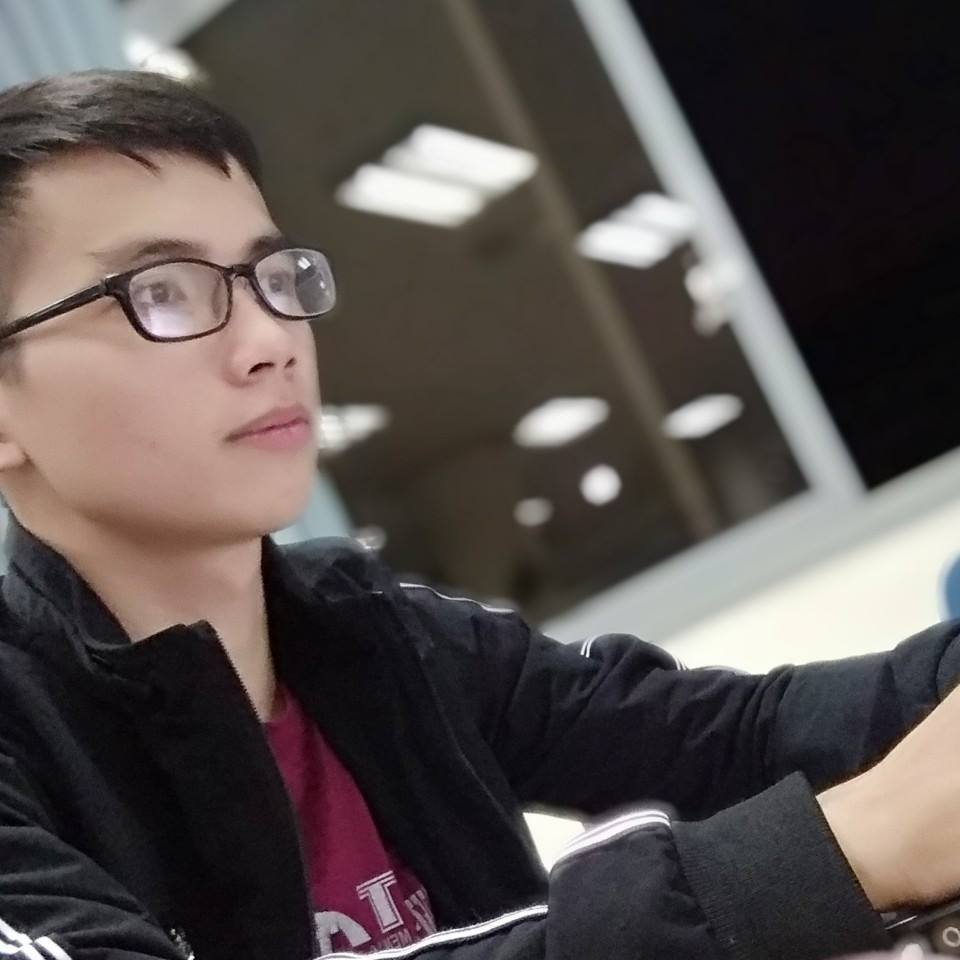
#> input picture Chapter15 - OpenCV/anh2.jpg, 960 x 960 px, given in place of the camera
$ jupyter execute 'Xử lý ảnh trong OpenCV.ipynb'   (text cells are left out)
#> lines starting #> are read from the running program, lines starting #| are printed output that depends on the picture; after the words box and inside, x2 and y2 are one past the last pixel; in counts of white or black regions, pixels touching at a corner belong together
[cell 1]
import cv2 as cv
flags = [i for i in dir(cv) if i.startswith('COLOR_')]
print(flags)

[cell 2]
import cv2 as cv
import numpy as np
cap = cv.VideoCapture(0)
while(1):
    # Take each frame
    _, frame = cap.read()
#> frame is the input picture: shape (960, 960, 3); mean B, G, R 77, 79.4, 87.4
    # Convert BGR to HSV
    hsv = cv.cvtColor(frame, cv.COLOR_BGR2HSV)
#> hsv: shape (960, 960, 3); mean H, S, V 71.7, 53.8, 89.7
    # define range of blue color in HSV
    lower_blue = np.array([110,50,50])
    upper_blue = np.array([130,255,255])
    # Threshold the HSV image to get only blue colors
    mask = cv.inRange(hsv, lower_blue, upper_blue)
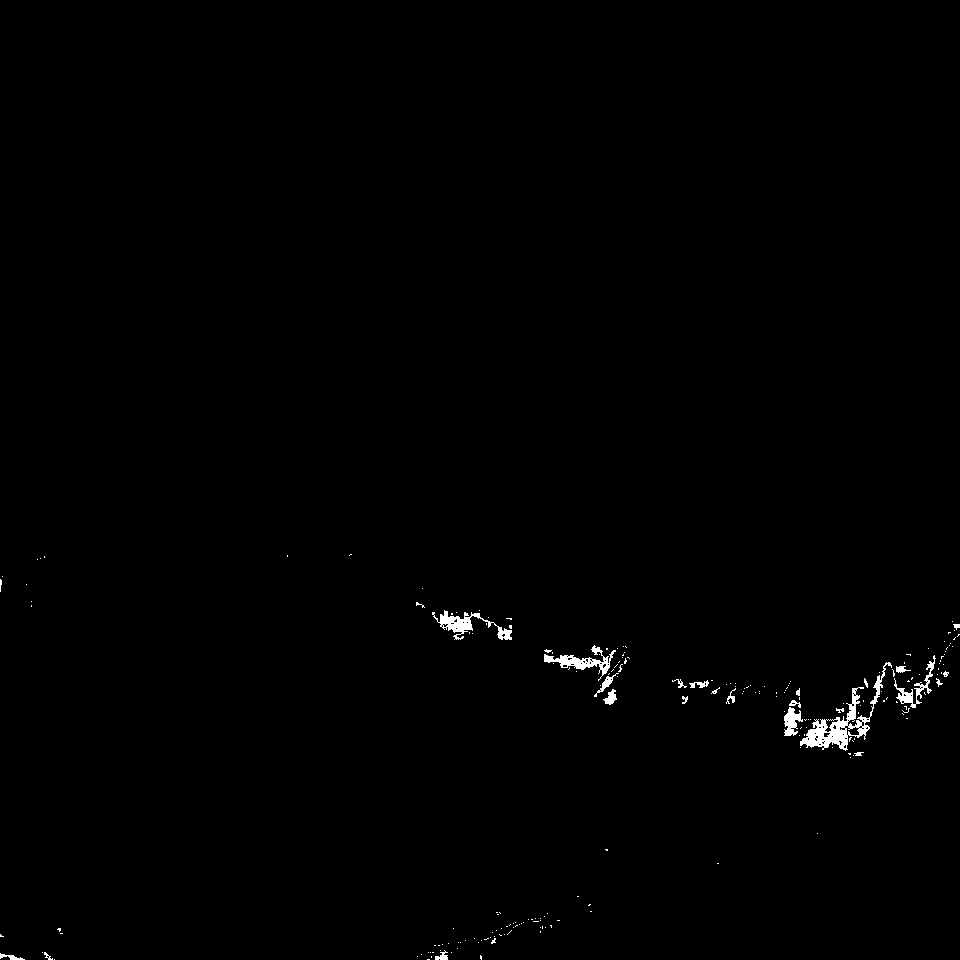
#> mask: shape (960, 960); 0.56% white; 215 white regions (191 under 20 px), largest, box (x1, y1, x2, y2) and area: (800, 662, 892, 751) 1596, (432, 610, 512, 640) 720, (544, 645, 616, 681) 667
    # Bitwise-AND mask and original image
    res = cv.bitwise_and(frame,frame, mask= mask)
    cv.imshow('frame',frame)
    cv.imshow('mask',mask)
    cv.imshow('res',res)
    k = cv.waitKey(5) & 0xFF
#> (key Esc is pressed here)
    if k == 27:
        break
cv.destroyAllWindows()

[cell 3]
green = np.uint8([[[0, 255, 0]]])
hsv_green = cv.cvtColor(green, cv.COLOR_BGR2HSV)
hsv_green

[cell 4]
import numpy as np
import cv2 as cv

img = cv.imread('./data/avatar.jpg')
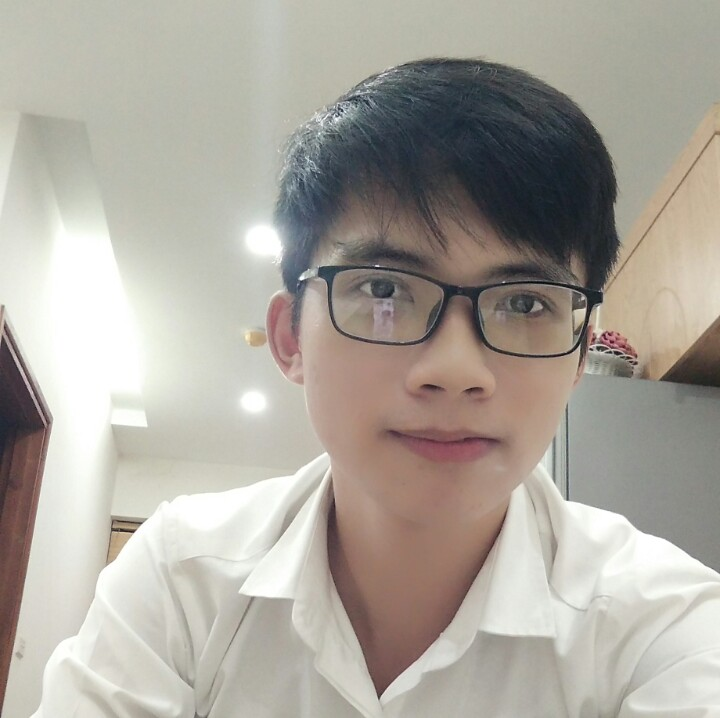
#> input picture Chapter15 - OpenCV/data/avatar.jpg, 720 x 718 px
#> img is the input picture: shape (718, 720, 3); mean B, G, R 158.3, 167, 172.1
res1 = cv.resize(img, None, fx=1.5, fy=1.5, interpolation = cv.INTER_CUBIC)

#OR
height, width = img.shape[:2]
#> height = 718; width = 720
res2 = cv.resize(img, (2*width, 2*height), interpolation = cv.INTER_CUBIC)

res3 = cv.resize(img, None , fx=0.5, fy=0.5, interpolation = cv.INTER_AREA)
res4 = cv.resize(img, None, fx=1.5, fy=1.5)

cv.imshow("res1", res1)
cv.imshow("res2", res2)
cv.imshow("res3", res3)
cv.imshow("res4", res4)
cv.waitKey()
cv.destroyAllWindows()

[cell 5]
import numpy as np
import cv2 as cv

img = cv.imread('./data/avatar.jpg',0)
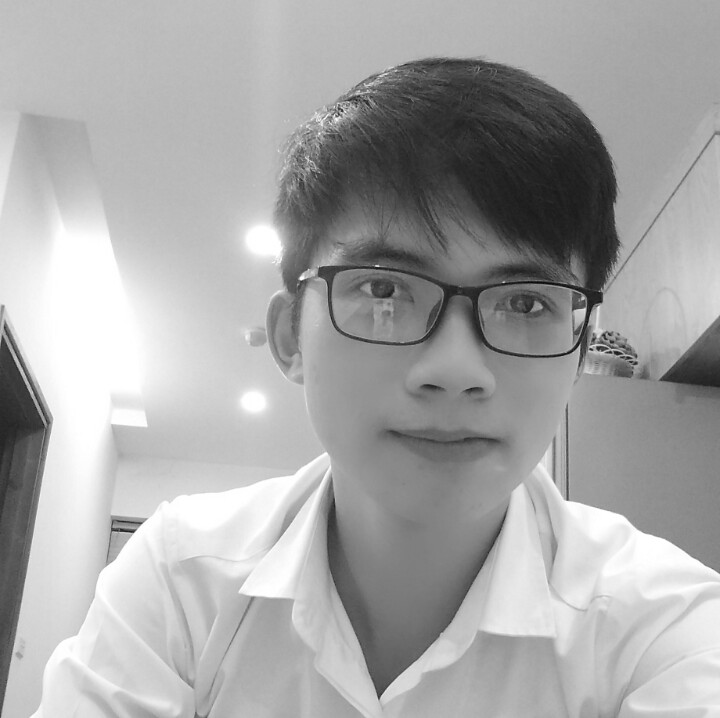
#> img: shape (718, 720); min 7, max 255, mean 167.5

rows,cols = img.shape
#> rows = 718; cols = 720

M = np.float32([[1,0,100],[0,1,50]])
dst = cv.warpAffine(img,M,(cols,rows))
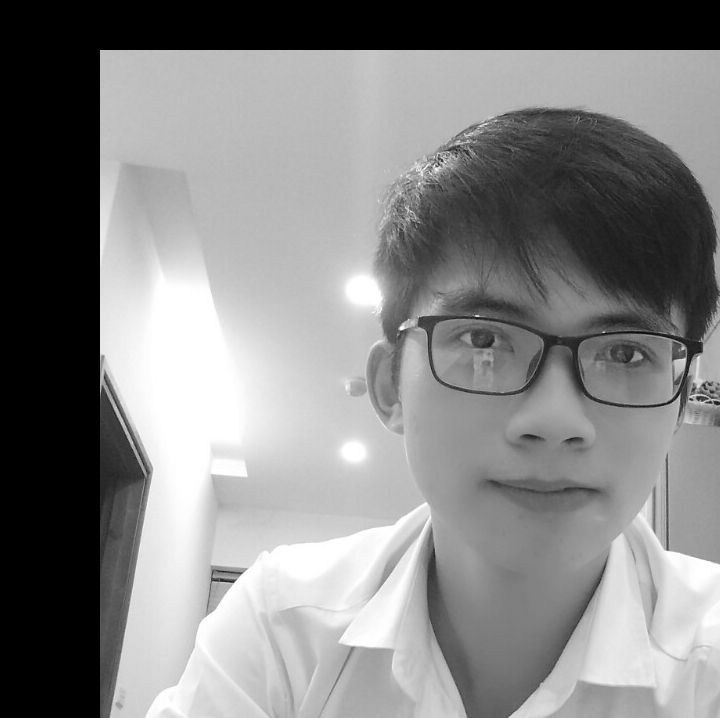
#> dst: shape (718, 720); min 0, max 255, mean 132.3

cv.imshow('img', dst)
cv.waitKey(0)
cv.destroyAllWindows()

[cell 6]
img = cv.imread('./data/avatar.jpg',0)
rows,cols = img.shape

# cols-1 and rows-1 là giới hạn các toạ độ.
M = cv.getRotationMatrix2D( ( (cols-1)/2.0, (rows-1)/2.0) , 90, 1)
#> M = [[6.12e-17, 1, 1], [-1, 6.12e-17, 718]]
print(M)
dst = cv.warpAffine(img,M,(cols,rows))
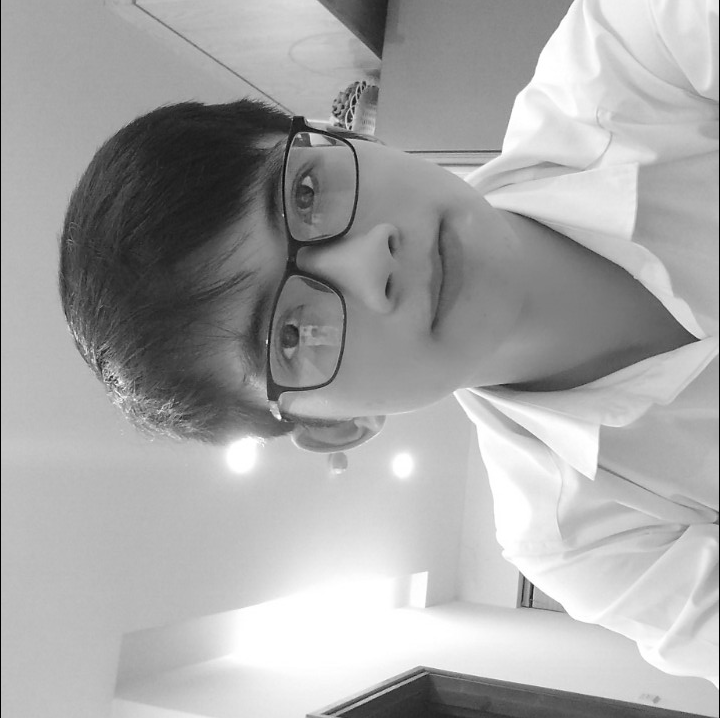
#> dst: shape (718, 720); min 0, max 255, mean 167.1

cv.imshow('img', dst)
cv.waitKey(0)
cv.destroyAllWindows()

[cell 7]
import matplotlib.pyplot as plt
img = cv.imread('./data/avatar.jpg')
rows,cols,ch = img.shape
#> ch = 3

pts1 = np.float32([[50,50],[200,50],[50,200]])
pts2 = np.float32([[10,100],[200,50],[100,250]])

M = cv.getAffineTransform(pts1,pts2)
dst = cv.warpAffine(img,M,(cols,rows))
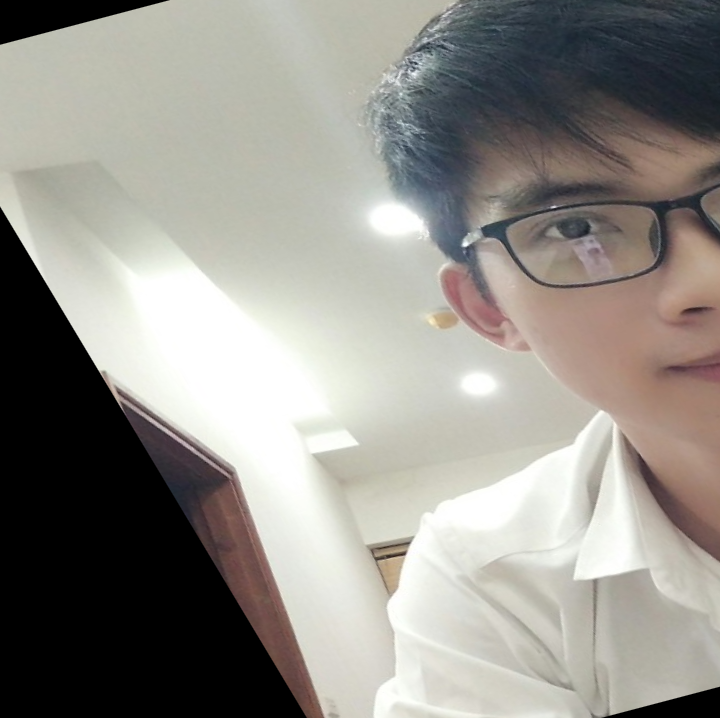
#> dst: shape (718, 720, 3); mean B, G, R 138.3, 144.5, 147.3

plt.subplot(121),plt.imshow(img),plt.title('Input')
plt.subplot(122),plt.imshow(dst),plt.title('Output')
plt.show()
#> figure, not shown here; B, G, R data is drawn as R, G, B

[cell 8]
img = cv.imread('./data/avatar.jpg')
rows,cols,ch = img.shape

pts1 = np.float32([[56,65],[368,52],[28,387],[389,390]])
pts2 = np.float32([[0,0],[300,0],[0,300],[300,300]])

M = cv.getPerspectiveTransform(pts1,pts2)
dst = cv.warpPerspective(img,M,(300,300))
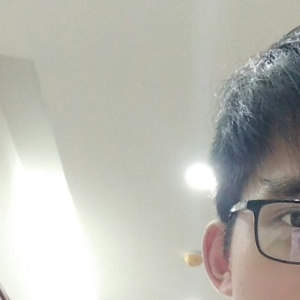
#> dst: shape (300, 300, 3); mean B, G, R 177.9, 185.7, 185.8

plt.subplot(121),plt.imshow(img),plt.title('Input')
plt.subplot(122),plt.imshow(dst),plt.title('Output')
plt.show()
#> figure, not shown here; B, G, R data is drawn as R, G, B
